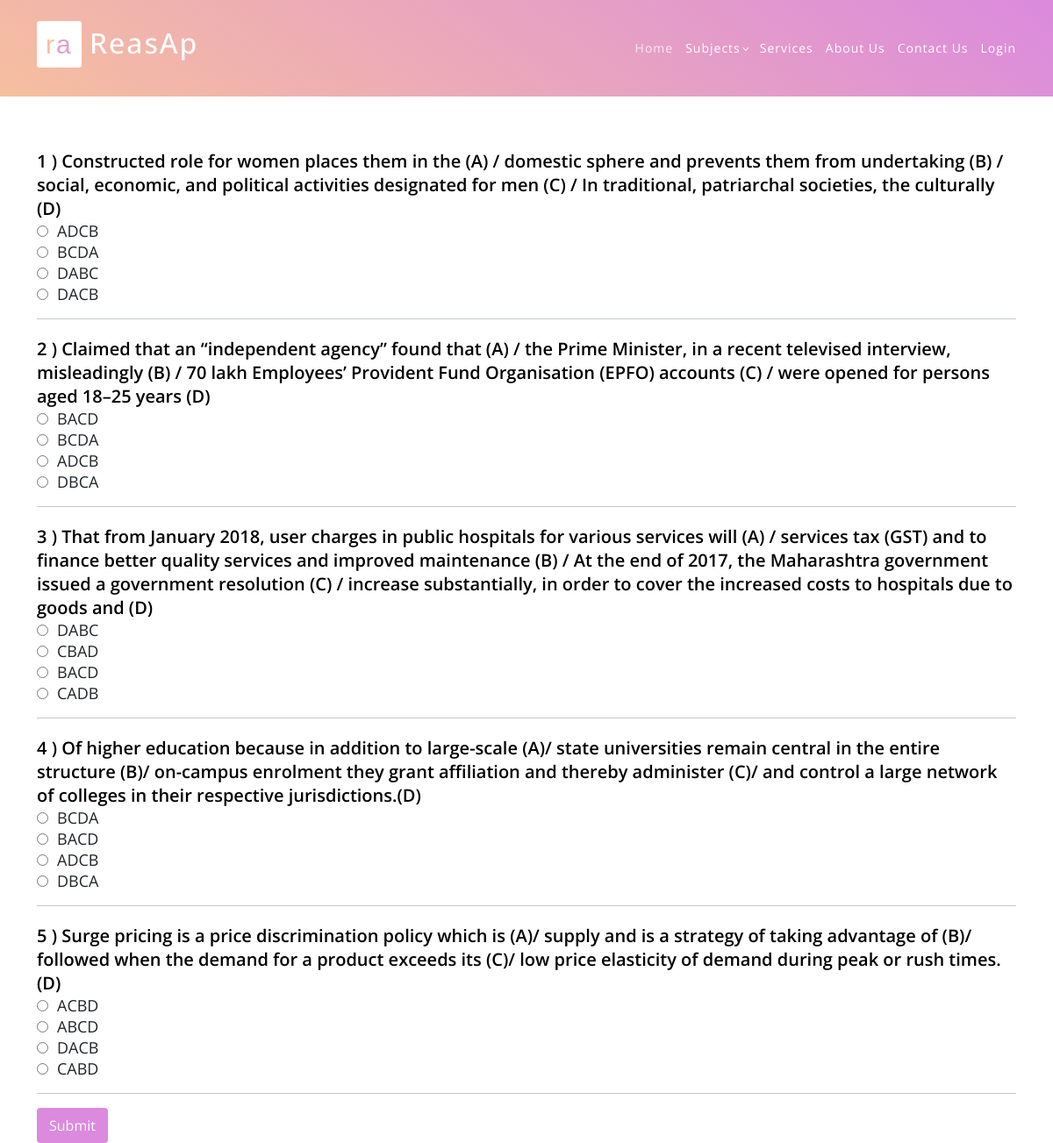
The app's page /parajumbles/ with its own data.
### english/models.py (models this page shows)
class parajum(models.Model):
    Ques = models.CharField(max_length=500,default="true")
    Op1 = models.CharField(max_length=100,default="true")
    Op2 = models.CharField(max_length=100,default="true")
    Op3 = models.CharField(max_length=100,default="true")
    Op4 = models.CharField(max_length=100,default="true")
    Corans = models.CharField(max_length=100,default="true")

### english/views.py (the view)
# urls.py: path('parajumbles/',parajumbles, name="parajumbpage"),
def parajumbles(request):
    data1 = parajum.objects.all()
    return render(request,"parajumb.html",{"data1":data1})

### english/templates/parajumb.html (shortened to what this page needs)
<html>
<head>
    <link rel="stylesheet" href="https://maxcdn.bootstrapcdn.com/bootstrap/4.5.0/css/bootstrap.min.css">
    {% include "header.html" %}
</head>
<body>
<div class="container">
    <div class='sec'>
        {% for i in  data1 %}
        <table class="ques_text">
            <tr>
                <td class="text">{{i.id}} ) {{i.Ques}} </td>
            </tr>
            <tr>
                <td class="op"><input type = "radio" class="rb" name = {{i.id}} id="Option1" value="{{i.Op1}}">{{i.Op1}}</td>
            </tr>
            <tr>
                <td class="op"><input type = "radio" class="rb" name = {{i.id}} id="Option2" value="{{i.Op2}}">{{i.Op2}}</td>
            </tr>
            <tr>
                <td class="op"><input type = "radio" class="rb" name = {{i.id}} id="Option3" value="{{i.Op3}}">{{i.Op3}}</td>
            </tr>
            <tr>
                <td class="op"><input type = "radio" class="rb" name = {{i.id}} id="Option4" value="{{i.Op4}}">{{i.Op4}}</td>
            </tr>
        </table>
        <hr>
        {% endfor %}
        <input type="submit" class="btn btn-success" value="Submit" id="b1" onclick="getanswers()">
        <br>
    </div>
</div>
</body>
</html>

### static/assets/css/templatemo-eduwell-style.css (style rules this page uses)
html, body, div, span, applet, object, iframe, h1, h2, h3, h4, h5, h6, p, blockquote, div pre, a, abbr, acronym, address, big, cite, code, del, dfn, em, font, img, ins, kbd, q, s, samp, small, strike, strong, sub, sup, tt, var, b, u, i, center, dl, dt, dd, ol, ul, li, figure, header, nav, section, article, aside, footer, figcaption { margin: 0; padding: 0; border: 0; outline: 0; }
* { box-sizing: border-box; }
html, body { font-family: 'Open Sans', sans-serif; font-weight: 400; background-color: #fff; font-size: 16px; -ms-text-size-adjust: 100%; -webkit-font-smoothing: antialiased; -moz-osx-font-smoothing: grayscale; }
html, body { background: #fff; font-family: 'Open Sans', sans-serif; }
body { overflow-x: hidden; }

### static/assets/css/reasoning.css (style rules this page uses)
* { margin:0px; padding:0px; }

### english/templates/parajumb.html (style rules this page uses)
table.ques_text { position: relative; margin-top: 20px; }
.text { color: black!important; font-weight:600; font-size:20px; }
.op { font-size:18px; }
#Option1 { margin-right: 10px; }
#Option2 { margin-right: 10px; }
#Option3 { margin-right: 10px; }
#Option4 { margin-right: 10px; }
.btn-success { color:white; background-color: #db8ade; border-color: #db8ade; }
input#b1 { color: white; background-color: #db8ade; border: 2px solid #db8ade; box-shadow:#db8ade; }
.sec { padding-top: 150px; }

### records on screen
parajum: id "1", Ques "Constructed role for women places them in the (A) / domestic sphere and prevents them from undertaking (B) / social, economic, and political activities designated for men (C) / In traditional, patriarchal societies, the culturally (D)", Op1 "ADCB", Op2 "BCDA", Op3 "DABC", Op4 "DACB"
parajum: id "2", Ques "Claimed that an “independent agency” found that (A) / the Prime Minister, in a recent televised interview, misleadingly (B) / 70 lakh Employees’ Provident Fund Organisation (EPFO) accounts (C) / were opened for persons aged 18–25 years (D)", Op1 "BACD", Op2 "BCDA", Op3 "ADCB", Op4 "DBCA"
parajum: id "3", Ques "That from January 2018, user charges in public hospitals for various services will (A) / services tax (GST) and to finance better quality services and improved maintenance (B) / At the end of 2017, the Maharashtra government issued a government resolution (C) / increase substantially, in order to cover the increased costs to hospitals due to goods and (D)", Op1 "DABC", Op2 "CBAD", Op3 "BACD", Op4 "CADB"
parajum: id "4", Ques "Of higher education because in addition to large-scale (A)/ state universities remain central in the entire structure (B)/ on-campus enrolment they grant affiliation and thereby administer (C)/ and control a large network of colleges in their respective jurisdictions.(D)", Op1 "BCDA", Op2 "BACD", Op3 "ADCB", Op4 "DBCA"
parajum: id "5", Ques "Surge pricing is a price discrimination policy which is (A)/ supply and is a strategy of taking advantage of (B)/ followed when the demand for a product exceeds its (C)/ low price elasticity of demand during peak or rush times. (D)", Op1 "ACBD", Op2 "ABCD", Op3 "DACB", Op4 "CABD"
